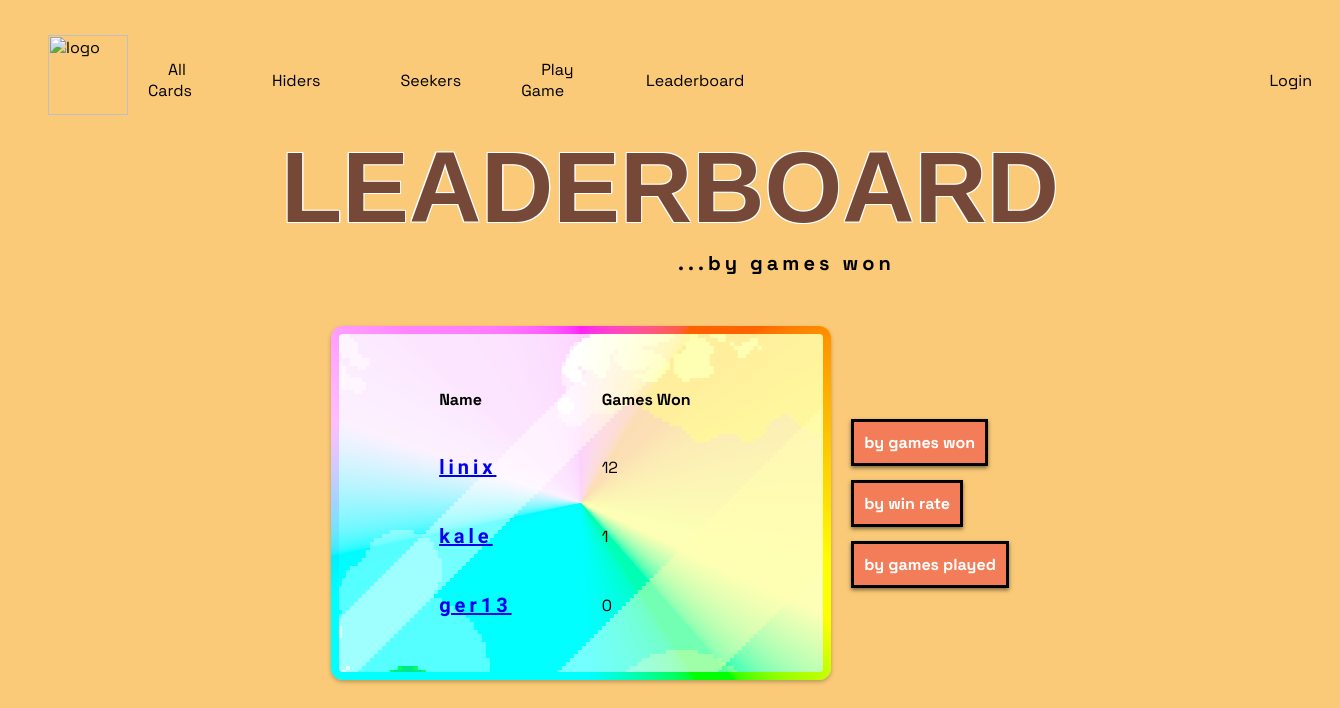
/leaderboard_by_games_won/, run on the app's committed database.
### game/models.py (models this page shows, shortened)
class Profile(models.Model):
    username = models.CharField(max_length=120)
    email = models.EmailField()
    games_played = models.IntegerField(default=0)
    games_won = models.IntegerField(default=0)
    favorite_card = models.ForeignKey('Card', on_delete=models.SET_NULL, null=True, blank=True)
    user = models.OneToOneField(User, on_delete=models.CASCADE)

### game/views.py (the view)
# urls.py: path(r'leaderboard_by_games_won/', views.LeaderboardByGamesWonView.as_view(), name='leaderboard_by_games_won'), # page for showing the leaderboard
class LeaderboardByGamesWonView(ListView):
    model = Profile
    template_name = 'game/leaderboard_by_games_won.html'
    context_object_name = 'profiles'
    def get_queryset(self):
        return Profile.objects.order_by('-games_won')

### game/templates/game/leaderboard_by_games_won.html
{% extends 'game/base.html' %}
{% block content %}
    <h1>LEADERBOARD</h1>
    <p class="leaderboard-subtitle">...by games won</p>
    <div class="leaderboard-table-container">
        <table class="leaderboard-table">
            <tr>
                <th>Name</th>
                <th>Games Won</th>
            </tr>
            {% for profile in profiles %}
                <tr>
                    <td class="table-fields"><a href="{% url 'show_profile' profile.pk %}">{{ profile.user.username }}</a></td>
                    <td class="table-results">{{ profile.games_won }}</td>
                </tr>
            {% endfor %}
        </table>
        <div class="leaderboard-buttons-container">
            <div>
                <a class='click-button' href="{% url 'leaderboard_by_games_won' %}">by games won</a>
            </div>
            <div>
                <a class='click-button' href="{% url 'leaderboard_by_win_rate' %}">by win rate</a>
            </div>
            <div>
                <a class='click-button' href="{% url 'leaderboard_by_games_played' %}">by games played</a>
            </div>
        </div>
    </div>
{% endblock %}

### static/style.css (style rules this page uses)
body { margin-top: 25px; font-family: 'Space Grotesk', sans-serif; padding: 0px; background-color: #faca78; }
h1 { font-family: 'Rocher', sans-serif; text-align: center; font-size: 100px; margin-top: -25px; margin-bottom: -15px; color: #764838; text-shadow: 1.1px 1.1px 0px white, -1.1px 1.1px 0px white, 1.1px -1.1px 0px white, -1.1px -1.1px 0px white; }
.search-table td, th { padding-bottom: 20px; text-align: left; }
.table-fields { font-family: "DotGothic16", sans-serif; font-weight: 900; font-size: 20px; letter-spacing: .2em; }
.click-button { color: white; cursor: pointer; text-decoration: none; font-weight: bold; border: 3px solid black; background-color: #f37d59; padding: 10px; transition: 1s ease; box-shadow: 0px 2px 4px hsl(0 0% 0%/ 50%); }
.leaderboard-subtitle { font-weight: 900; font-size: 20px; letter-spacing: .2em; margin-left: 50vw; }
.leaderboard-table-container { display: flex; flex-direction: row; align-items: center; justify-content: center; gap: 20px; padding-left: 150px; padding-right: 150px; margin-top: 50px; }
.leaderboard-table { padding: 10px; padding-top: 30px; padding-bottom: 30px; padding-left: 30px; padding-right: 0px; width: 500px; border-collapse: separate; border-spacing: 50px 5px; --border-angle: 0deg; border-radius: 12px; display: flex; justify-content: space-between; align-items: left; box-shadow: 0px 2px 4px hsl(0 0% 0% / 25%); border: 0.5rem solid transparent; position: relative; background: url('images/background12.png') 70% 0% padding-box, conic-gradient( from var(--border-angle), oklch(100% 100% 0deg), oklch(100% 100% 45deg), oklch(100% 100% 90deg), oklch(100% 100% 135deg), oklch(100% 100% 180deg), oklch(100% 100% 225deg), oklch(100% 100% 270deg), oklch(100% 100% 315deg), oklch(100% 100% 360deg) ) border-box; background-blend-mode: hard-light; }
.leaderboard-table td, th { padding: 20px; }
.leaderboard-buttons-container { display: flex; flex-direction: column; align-items: top; gap: 40px; }

### data on the page
Profile: user.username "linix", games_won "12"
Profile: user.username "kale", games_won "1"
Profile: user.username "ger13", games_won "0"
